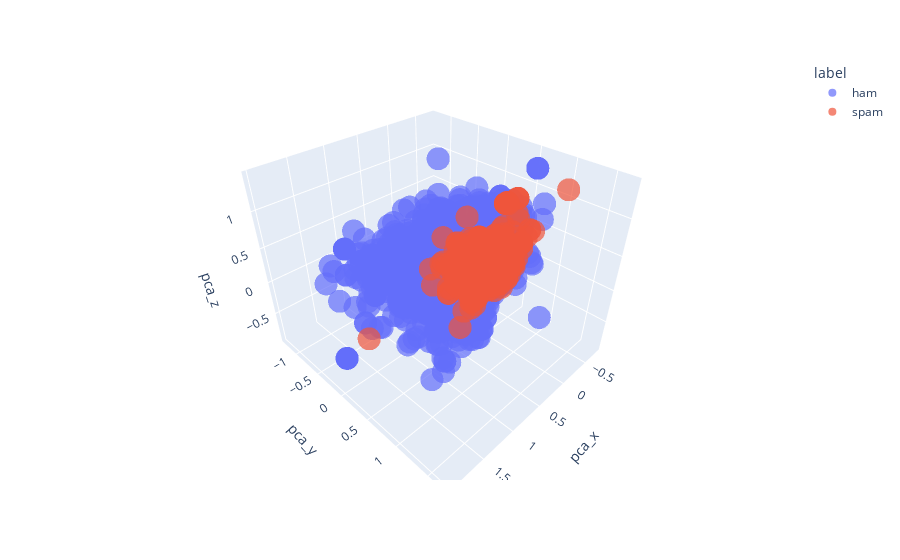

Notebook code for this chart:
### Code cell
# plot 3D PCA representation of the sentence embeddings (ham and spam different colors)

pca_sent_emb = PCA(n_components=3).fit_transform(np.stack(spam_df["sent_emb"]))
pca_df = pd.DataFrame(pca_sent_emb, columns = ["pca_x","pca_y","pca_z"])
pca_df["label"] = label_encoder.inverse_transform(spam_df["label"])
px.scatter_3d(pca_df, x = "pca_x", y = "pca_y", z = "pca_z", color = "label", opacity = 0.7)

### Figure 1 — Plotly figure (JSON) as saved in the notebook; plotly's stock layout.template omitted (floating-point values rounded to 4 significant figures; data arrays with more than 128 entries replaced by an {"elided": "..."} marker saying what was removed)
{"data": [{"hovertemplate": "label=ham<br>pca_x=%{x}<br>pca_y=%{y}<br>pca_z=%{z}<extra></extra>", "legendgroup": "ham", "marker": {"color": "#636efa", "opacity": 0.7, "symbol": "circle"}, "mode": "markers", "name": "ham", "scene": "scene", "showlegend": true, "type": "scatter3d", "x": {"elided": "4809 float values"}, "y": {"elided": "4809 float values"}, "z": {"elided": "4809 float values"}}, {"hovertemplate": "label=spam<br>pca_x=%{x}<br>pca_y=%{y}<br>pca_z=%{z}<extra></extra>", "legendgroup": "spam", "marker": {"color": "#EF553B", "opacity": 0.7, "symbol": "circle"}, "mode": "markers", "name": "spam", "scene": "scene", "showlegend": true, "type": "scatter3d", "x": {"elided": "746 float values"}, "y": {"elided": "746 float values"}, "z": {"elided": "746 float values"}}], "layout": {"legend": {"title": {"text": "label"}, "tracegroupgap": 0}, "margin": {"t": 60}, "scene": {"domain": {"x": [0, 1], "y": [0, 1]}, "xaxis": {"title": {"text": "pca_x"}}, "yaxis": {"title": {"text": "pca_y"}}, "zaxis": {"title": {"text": "pca_z"}}}}}
